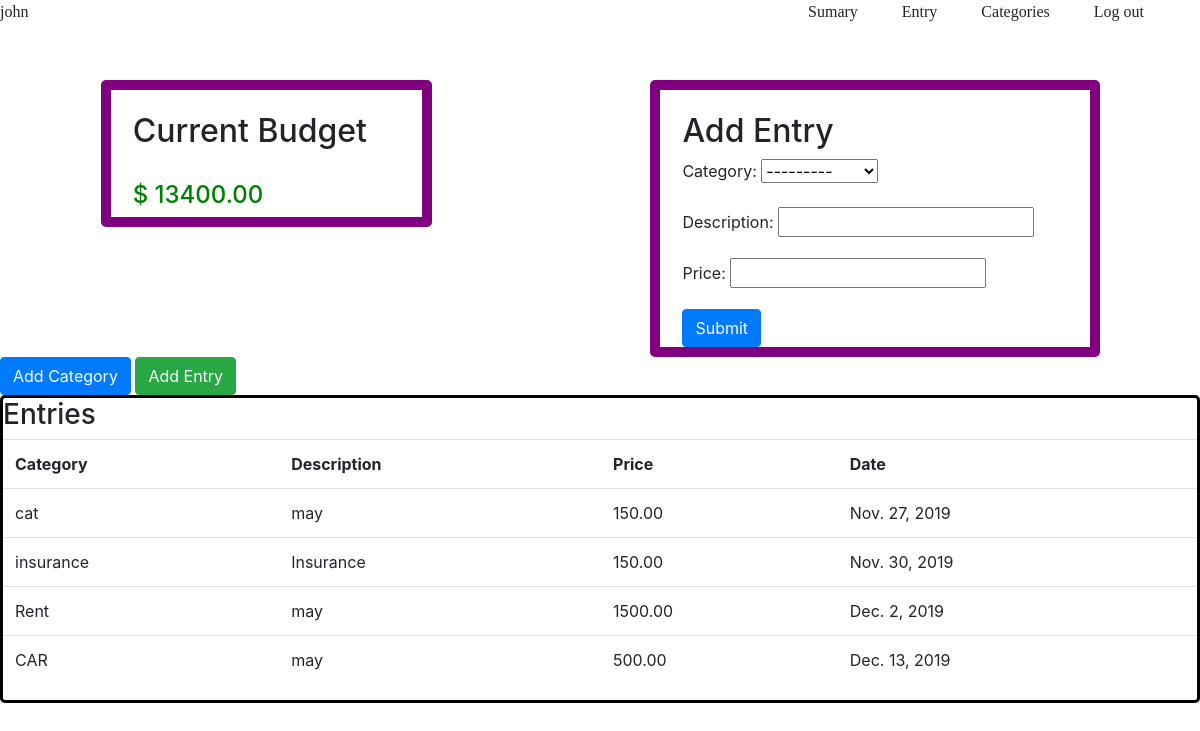
Page /expenses/user/ (signed in) on the earlier database version.
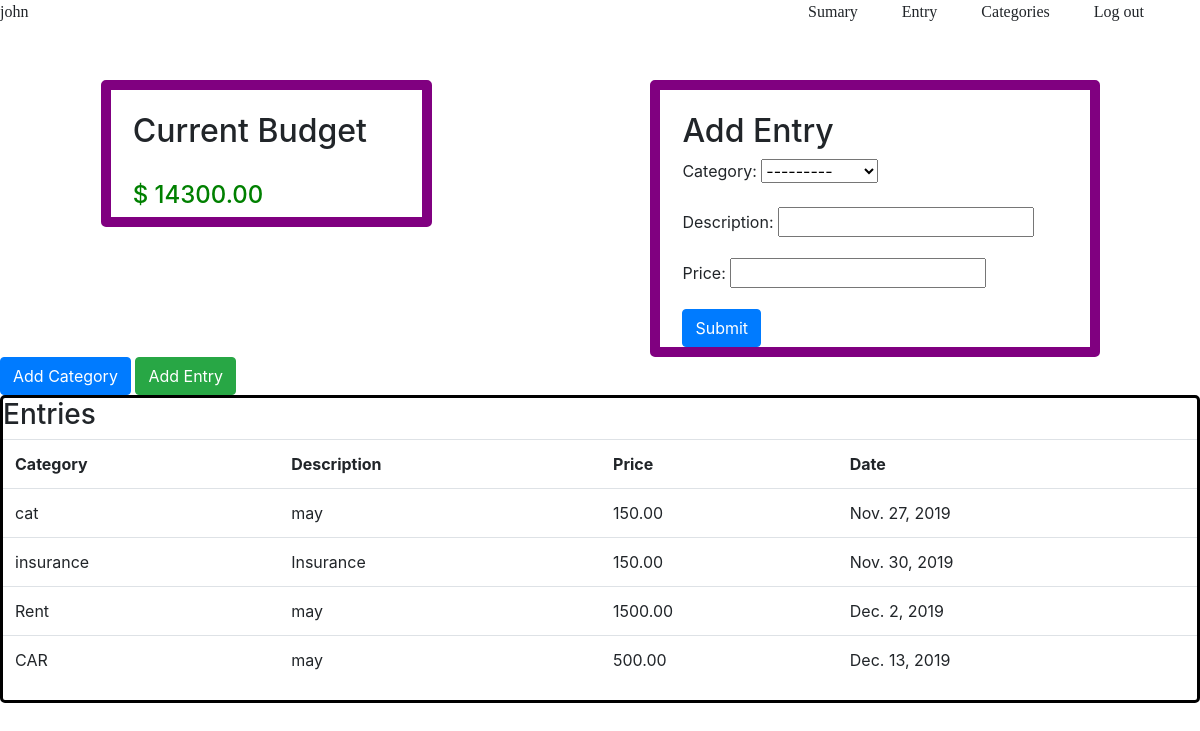
Same page on the later database version.
### account/models.py (models this page shows)
class CustomUser(models.Model):
    user = models.OneToOneField(User, on_delete=models.CASCADE)
    current_balance = models.DecimalField(max_digits=10, decimal_places=2, default=0)

### expenses/views.py (the view, shortened to what this page needs)
# urls.py: re_path(r'user/', views.PersonData.as_view(), name='person_expenses'),
class PersonData(LoginRequiredMixin, FormView):
    template_name = 'expenses/summary.html'
    log_in='user/login'
    success_url = 'expenses/user/'
    fields = ('circle_repetition', 'repition', 'description', 'amount')
    form_class = EntryForm
    def get(self, request):
        user = request.user
        balance = CustomUser.objects.filter(user=user)
        if not balance.exists():
            return redirect('/')
        balance = balance.first().current_balance
        categories = Category.objects.filter(user=user)
        expenses = Entry.objects.filter(user=user)
        income = Income.objects.filter(user=user)
        data = {
            'expenses':expenses,
            'income':income,
            'balance': balance,
            'form': self.form_class(user=user)
        }
        return render(request, self.template_name, data)

### expenses/forms.py
class EntryForm (forms.ModelForm):
    class Meta:
        model = Entry
        fields = ['category','description','price']
    def __init__(self, *args, **kwargs):
        self.user = kwargs.pop('user')
        super(EntryForm, self).__init__(*args, **kwargs)
        self.fields['category'].queryset = Category.objects.filter(user=self.user)

### expenses/models.py (called while the page is built)
    def __str__(self):
        return self.name

### templates/expenses/summary.html (shortened to what this page needs)
{% extends "base.html"%}
{% load static %}
{% block  body %}
<link rel="stylesheet" href="{% static 'css/homePage.css' %}">
<div class="container content">
  <div class="element">
    <h2>Current Budget</h2>
    {% if balance > 0 %}
      <h4 class="green">$ {{balance}}</h4>
    {% elif balance == 0  %}
      <h4>$ {{balance}}</h4>
    {% else %}
      <h4 class="red">$ {{balance}}</h4>
    {% endif %}
  </div>
  <div class="element">
    <h2>Add Entry</h2>
    <form action="{% url 'expenses:add'%}" method="POST">
      {{ form.as_p }}
      <input class="btn btn-primary" type="submit">
    </form>
  </div>
</div>
<div class="header">
  <span class="btn btn-primary"><a style="color:white;" href="{% url 'expenses:category' %}">Add Category</a></span>
  <span class="btn btn-success"><a style="color:white;" href="{% url 'expenses:add' %}">Add Entry</a></span>
</div>
<div class="row">
  <div class=" col">
    <div class="panel table-responsive">
      <h3>Entries</h3>
      <table class="table">
        <tr>
          <th>Category</th>
          <th>Description</th>
          <th>Price</th>
          <th>Date</th>
        </tr>
        {% for expense in expenses %}
        <tr data-expense-id="{{expense.id}}" data-category-id="{{expense.category.id}}">
          <td>{{expense.category}}</td>
          <td>{{expense.description}}</td>
          <td>{{expense.price}}</td>
          <td>{{expense.date}}</td>
        </tr>
        {% endfor %}
      </table>
    </div>
  </div>
</div>
{% endblock %}

Differences in the rows shown:
changed CustomUser: current_balance "13400.00" → "14300.00"
